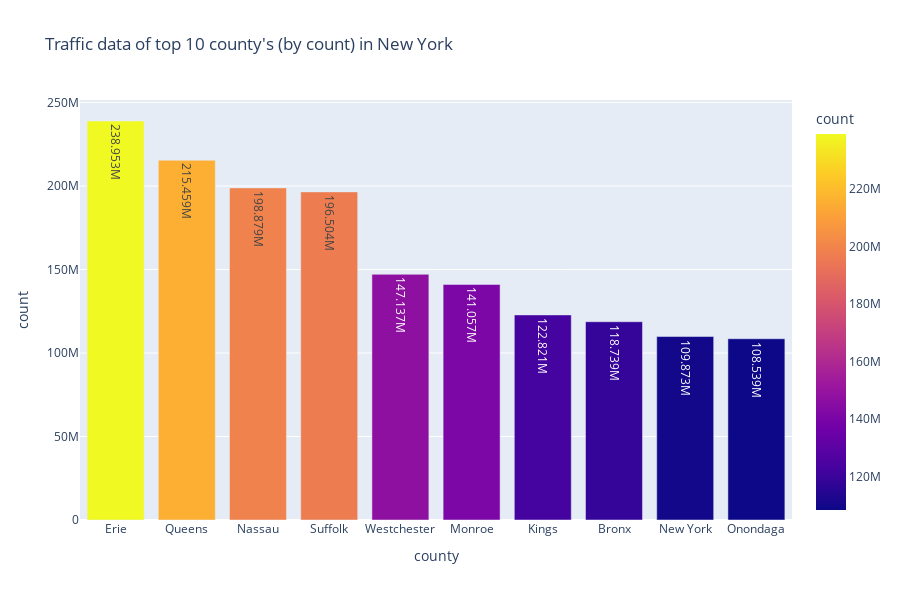

Write notebook code for a chart like this one.
### Code cell
overall_county_df = processed_traffic_df.groupby(['county'])['count'].agg('sum').reset_index()
overall_county_df = overall_county_df.sort_values(["count"], ascending = False)
overall_county_df

#bar chart of top 10 county's (by count) in New York
regions_bar_chart = px.bar(overall_county_df.head(10), x='county', y='count', color='count', 
                           text_auto='1s', title="Traffic data of top 10 county's (by count) in New York", height=600)
regions_bar_chart.show()

### Figure 1 — Plotly figure (JSON) as saved in the notebook; plotly's stock layout.template omitted (floating-point values rounded to 4 significant figures)
{"data": [{"alignmentgroup": "True", "hovertemplate": "county=%{x}<br>count=%{marker.color}<extra></extra>", "legendgroup": "", "marker": {"color": [238953315, 215458999, 198879398, 196503552, 147136528, 141057300, 122821482, 118738862, 109872985, 108539218], "coloraxis": "coloraxis", "pattern": {"shape": ""}}, "name": "", "offsetgroup": "", "orientation": "v", "showlegend": false, "textposition": "auto", "texttemplate": "%{y:1s}", "type": "bar", "x": ["Erie", "Queens", "Nassau", "Suffolk", "Westchester", "Monroe", "Kings", "Bronx", "New York", "Onondaga"], "xaxis": "x", "y": [238953315, 215458999, 198879398, 196503552, 147136528, 141057300, 122821482, 118738862, 109872985, 108539218], "yaxis": "y"}], "layout": {"barmode": "relative", "coloraxis": {"colorbar": {"title": {"text": "count"}}, "colorscale": [[0, "#0d0887"], [0.1111, "#46039f"], [0.2222, "#7201a8"], [0.3333, "#9c179e"], [0.4444, "#bd3786"], [0.5556, "#d8576b"], [0.6667, "#ed7953"], [0.7778, "#fb9f3a"], [0.8889, "#fdca26"], [1, "#f0f921"]]}, "height": 600, "legend": {"tracegroupgap": 0}, "title": {"text": "Traffic data of top 10 county's (by count) in New York"}, "xaxis": {"anchor": "y", "domain": [0, 1], "title": {"text": "county"}}, "yaxis": {"anchor": "x", "domain": [0, 1], "title": {"text": "count"}}}}
